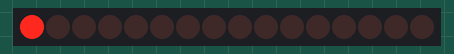
Simulated run of this sketch. Board: Arduino Uno, built with avr-gcc and run on an emulated ATmega328P. On the bench: 16 shift-register outputs drawn as a row of LEDs (first output left, lit = HIGH). Wiring (inferred from the names in the program): 2 × shift register (74HC595): data pin 2; shift clock pin 4; latch pin 3. Wiring (inferred from the signals the program sends): row of LEDs: on Q0, Q1, Q2, Q3, Q4, Q5, Q6, Q7, Q8, Q9, Q10, Q11, Q12, Q13, Q14, Q15.

Above: at 0.05 s.
At 0.35 s:
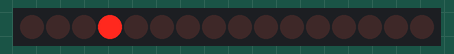
At 0.75 s:
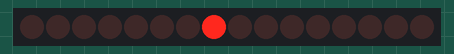
At 1.45 s:
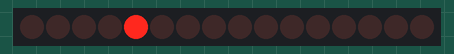
At 2.15 s:
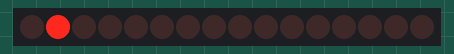
At 2.85 s:
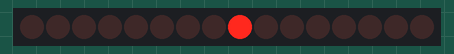
Timing chart, 0 to 3.1 s (numbered marks = the images above):
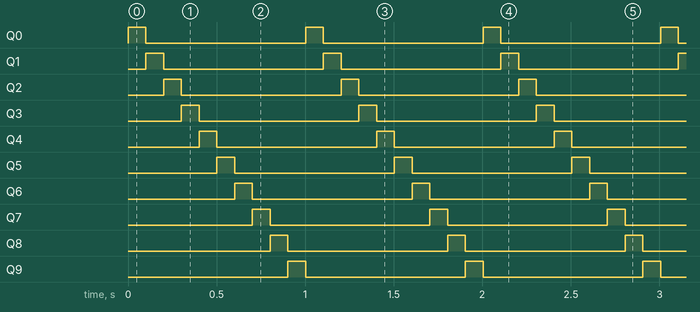

The sketch:

shift_register_led.ino
```cpp
int latchPin = 3;  // 74HC595のST_CPへ
int clockPin = 4; // 74HC595のSH_CPへ
int dataPin = 2;  // 74HC595のDSへ
unsigned int val;
unsigned int j;
unsigned int k;

void setup() {
  pinMode(latchPin, OUTPUT);
  pinMode(clockPin, OUTPUT);
  pinMode(dataPin, OUTPUT);
}

void loop() {
  // LED1からLED10までを順に光らせます
  for (int i = 0; i < 10; i++) {
  // 送信中のlatchPinはグランド(LOW)レベル
  digitalWrite(latchPin, LOW);
  // シフト演算を使って点灯するLEDを選択しています
  val = 1<<i;

  //MSBFIRST, 74HC595_0_QA-QH->74HC595_1_QA-QB
  j = val;
  k = val>>8;
  shiftOut(dataPin, clockPin, MSBFIRST, k);//上位バイトを送信
  shiftOut(dataPin, clockPin, MSBFIRST, j);//2バイトの下位を送信

  //LSBFIRST, 74HC595_1_QB-QA->74HC595_0_QH-QA
  /*
  j = val<<6;
  k = val<<6>>8;
  shiftOut(dataPin, clockPin, LSBFIRST, j);//2バイトの下位を送信
  shiftOut(dataPin, clockPin, LSBFIRST, k);//上位バイトを送信
  */

  // 送信終了後latchPinをHIGHにする
  digitalWrite(latchPin, HIGH);
  delay(100);
  }
}
```

Measured:
- by itself, Q0–9: alternates HIGH for 0.10 s and LOW for 0.90 s
- by itself, everything shown: repeats every 1.0 s, in 10 steps
